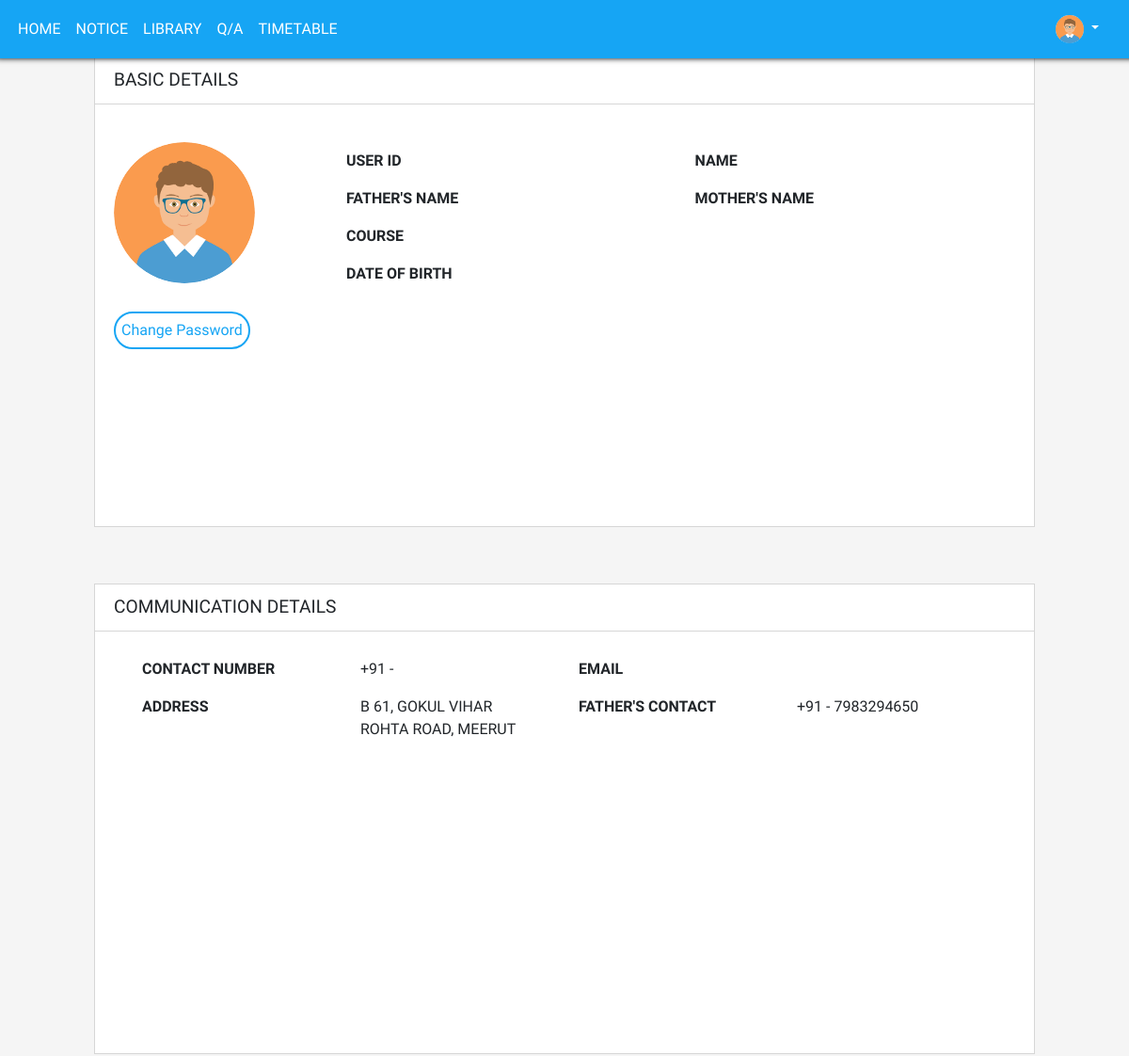
Before: /profile.php (signed in, upper part) with the older database file.
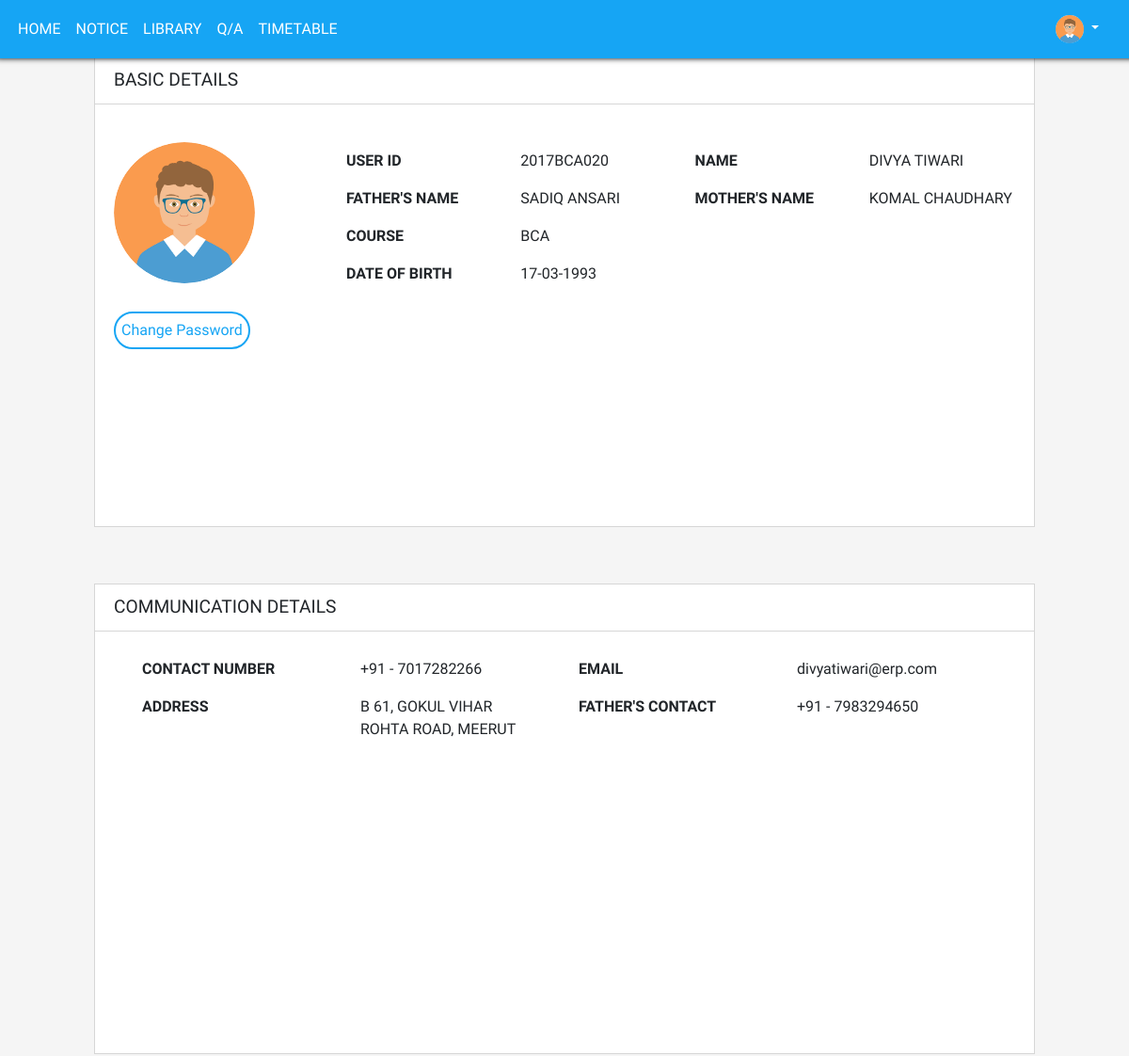
After: the same page with the newer database file.
### tables this page shows
CREATE TABLE IF NOT EXISTS `userdata` (
  `id` int(100) NOT NULL AUTO_INCREMENT,
  `loginId` varchar(100) NOT NULL,
  `courseId` varchar(100) NOT NULL,
  `fname` varchar(200) NOT NULL,
  `lname` varchar(100) NOT NULL,
  `father` varchar(100) NOT NULL,
  `mother` varchar(100) NOT NULL,
  `emailID` varchar(100) NOT NULL,
  `mobile` varchar(255) NOT NULL,
  `dob` varchar(50) NOT NULL,
  `session_from` varchar(100) NOT NULL,
  `session_to` varchar(100) NOT NULL,
  PRIMARY KEY (`id`),
  UNIQUE KEY `loginId` (`loginId`)
);

### profile.php (the view, shortened to what this page needs)
<?php
include 'includes/header.php';
include 'includes/nav.php';
$user = $_SESSION['username'];
if ($_SESSION['username']) {
                $query = "SELECT * FROM userdata WHERE loginId='$user'";
                $result = mysqli_query($con,$query);
                $user_detail = mysqli_fetch_assoc($result);
                $userid = $user_detail['loginId'];
                $fname = $user_detail['fname'];
                $lname = $user_detail['lname'];
                $father = $user_detail['father'];
                $mother = $user_detail['mother'];
                $course = $user_detail['courseId'];
                $dob = $user_detail['dob'];
                $email = $user_detail['emailID'];
                $mobile = $user_detail['mobile'];
        }else{
            header('Location:error');
            $_SESSION['profile_error'] = "Profile not found";
        }
?>
<div class="basic-details">
	<div class="profile-div">
	        <span class="profile-heading">Basic Details</span>
	</div>
	<div class="profile-detail">
		<div class="row">
		<div class="col-md-3">
		<img src="img/profile.png" class="profile-pic">
	    </div>
	    	<div class="col-md-9">
	    		<div class="row">
	    			<div class="col-sm-3 title">User Id</div>
	    			<div class="col-sm-3 data"><?php echo $userid ?></div>
	    			<div class="col-sm-3 title">Name</div>
	    			<div class="col-sm-3 data"><?php echo $fname.' '.$lname ?></div>
	    		</div>
	    		<div class="row">
	    			<div class="col-md-3 title">Father's Name</div>
	    			<div class="col-md-3 data"><?php echo $father ?></div>
	    			<div class="col-md-3 title">Mother's Name</div>
	    			<div class="col-md-3 data"><?php echo $mother ?></div>
	    		</div>
	    		<div class="row">
	    			<div class="col-md-3 title">Course</div>
	    			<div class="col-md-3 data"><?php echo $course ?></div>
	    		</div>
	    		<div class="row">
	    			<div class="col-md-3 title">Date of Birth</div>
	    			<div class="col-md-3 data"><?php echo $dob ?></div>
	    		</div>
	    	</div>
	    </div>
	</div>
	<div>
		<button class="btn-profile btn-change">Change Password</button>
	</div>
 </div>
 <div class="basic-details">
	<div class="profile-div">
        <span class="">Communication Details</span>
	</div>
    <div class="container-com">
    	<div class="row">
    		<div class="col-md-3 title">Contact Number </div>
    		<div class="col-md-3 data">+91 - <?php echo $mobile ?> </div>
    		<div class="col-md-3 title">Email</div>
    		<div class="col-md-3 data email"><?php echo $email ?></div>
    	</div>
    	<div class="row">
    		<div class="col-md-3 title">Address</div>
    		<div class="col-md-3 data">B 61, Gokul Vihar <br> Rohta Road, Meerut </div>
    		<div class="col-md-3 title">Father's Contact</div>
    		<div class="col-md-3 data">+91 - 7983294650</div>
    	</div>
    </div>
 </div>
<?php include 'includes/footer.php'; ?>

Changed rows visible on the page:
added userdata: loginId "2017BCA020", fname "DIVYA", lname "TIWARI", father "SADIQ ANSARI", mother "KOMAL CHAUDHARY", courseId "BCA", dob "17-03-1993", mobile "7017282266", emailID "divyatiwari@erp.com"
